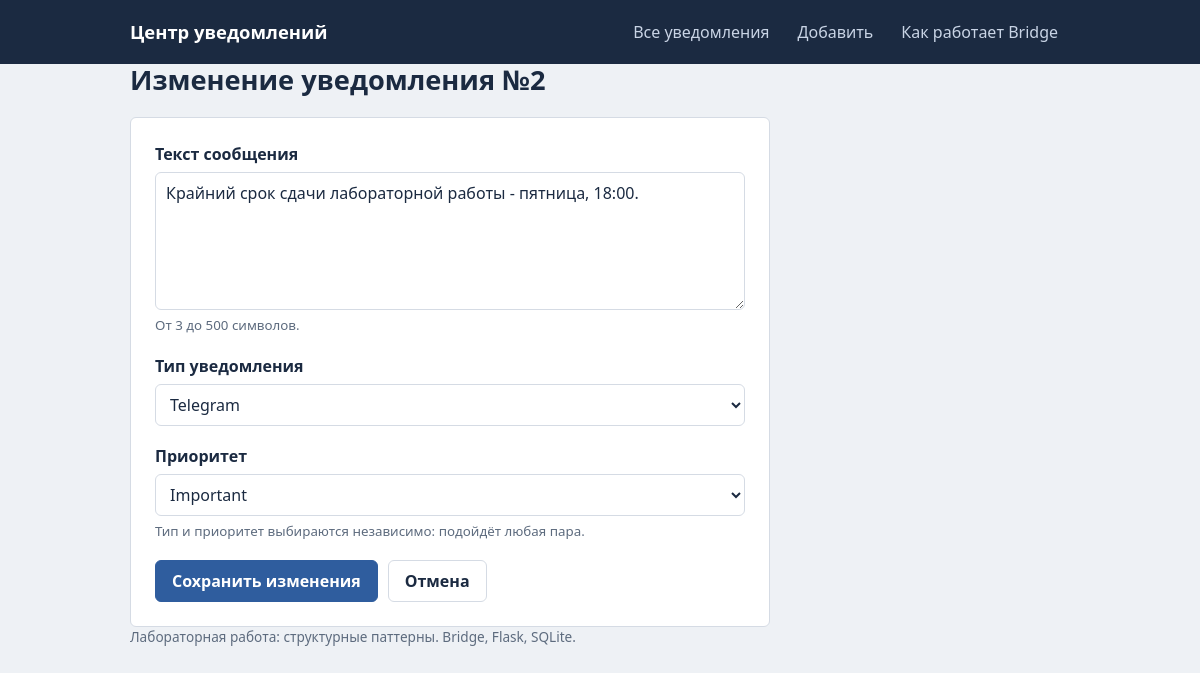
Page /edit/2 on the committed database.
### tables this page shows
CREATE TABLE notifications (
    id                INTEGER PRIMARY KEY AUTOINCREMENT,
    message           TEXT NOT NULL,
    notification_type TEXT NOT NULL CHECK (notification_type IN ('Email', 'SMS', 'Telegram')),
    priority          TEXT NOT NULL CHECK (priority IN ('Normal', 'Important', 'Emergency')),
    created_at        TEXT NOT NULL DEFAULT (datetime('now', 'localtime'))
);

### app.py (the view, shortened to what this page needs)
@app.route("/edit/<int:notification_id>", methods=["GET", "POST"])
def edit(notification_id):
    row = get_or_404(notification_id)
    return render_template("edit.html", **form_context(data=dict(row), row=row))

### app.py (called while the page is built)
def get_or_404(notification_id):
    conn = get_db()
    row = conn.execute("SELECT * FROM notifications WHERE id = ?", (notification_id,)).fetchone()
    conn.close()
    if row is None:
        abort(404)
    return row

def form_context(**extra):
    return dict(channels=list(CHANNELS), priorities=list(PRIORITIES), limit=MESSAGE_MAX, **extra)

### db.py (called while the page is built)
def get_db():
    conn = sqlite3.connect(DB_PATH)
    conn.row_factory = sqlite3.Row
    return conn

### templates/edit.html (shortened to what this page needs)
{% extends "base.html" %}
{% block content %}
<div class="page-head"><h1>Изменение уведомления №{{ row.id }}</h1></div>
{% set submit_label = 'Сохранить изменения' %}
{% set cancel_url = url_for('detail', notification_id=row.id) %}
{% include "_form.html" %}
{% endblock %}

### templates/_form.html (shortened to what this page needs)
<form class="form" method="post" novalidate>
  <label class="field">
    <span>Текст сообщения</span>
    <textarea name="message" rows="5" maxlength="{{ limit }}" required>{{ data.message or '' }}</textarea>
    <small>От 3 до {{ limit }} символов.</small>
  </label>
  <label class="field">
    <span>Тип уведомления</span>
    <select name="notification_type" required>
      {% for c in channels %}<option value="{{ c }}" {% if c == data.notification_type %}selected{% endif %}>{{ c }}</option>{% endfor %}
    </select>
  </label>
  <label class="field">
    <span>Приоритет</span>
    <select name="priority" required>
      {% for p in priorities %}<option value="{{ p }}" {% if p == data.priority %}selected{% endif %}>{{ p }}</option>{% endfor %}
    </select>
    <small>Тип и приоритет выбираются независимо: подойдёт любая пара.</small>
  </label>
  <div class="form-actions">
    <button class="btn primary" type="submit">{{ submit_label }}</button>
    <a class="btn ghost" href="{{ cancel_url }}">Отмена</a>
  </div>
</form>

### static/style.css (style rules this page uses)
:root { --ink: #1b2a41; --muted: #5d6b7e; --paper: #eef1f5; --card: #ffffff; --line: #d5dbe4; --accent: #2f5d9e; --normal: #4a6fa5; --important: #c98200; --emergency: #c8312e; --radius: 6px; font-family: "Segoe UI", "Helvetica Neue", Arial, sans-serif; }
* { box-sizing: border-box; }
body { margin: 0; background: var(--paper); color: var(--ink); line-height: 1.5; font-size: 16px; }
h1 { font-size: 1.7rem; line-height: 1.2; margin: 0; }
a { color: var(--accent); }
.page-head { display: flex; align-items: center; justify-content: space-between; flex-wrap: wrap; gap: 12px; margin-bottom: 20px; }
.btn { display: inline-block; font: inherit; font-weight: 600; padding: 8px 16px; border: 1px solid var(--line); border-radius: var(--radius); background: var(--card); color: var(--ink); text-decoration: none; cursor: pointer; }
.btn.primary { background: var(--accent); border-color: var(--accent); color: #fff; }
.btn.ghost { background: transparent; }
select, textarea { font: inherit; color: var(--ink); background: #fff; border: 1px solid var(--line); border-radius: var(--radius); padding: 8px 10px; }
textarea { width: 100%; resize: vertical; }
.form { background: var(--card); border: 1px solid var(--line); border-radius: var(--radius); padding: 24px; max-width: 640px; }
.field { display: flex; flex-direction: column; gap: 6px; margin-bottom: 18px; }
.field > span { font-weight: 600; }
.field small { color: var(--muted); }
.form-actions { display: flex; gap: 10px; }

### rows in the picture
notifications: id "2", message "Крайний срок сдачи лабораторной работы - пятница, 18:00.", notification_type "Telegram", priority "Important"

### other values in the picture
{{ limit }} "500"
{{ submit_label }} "Сохранить изменения"
